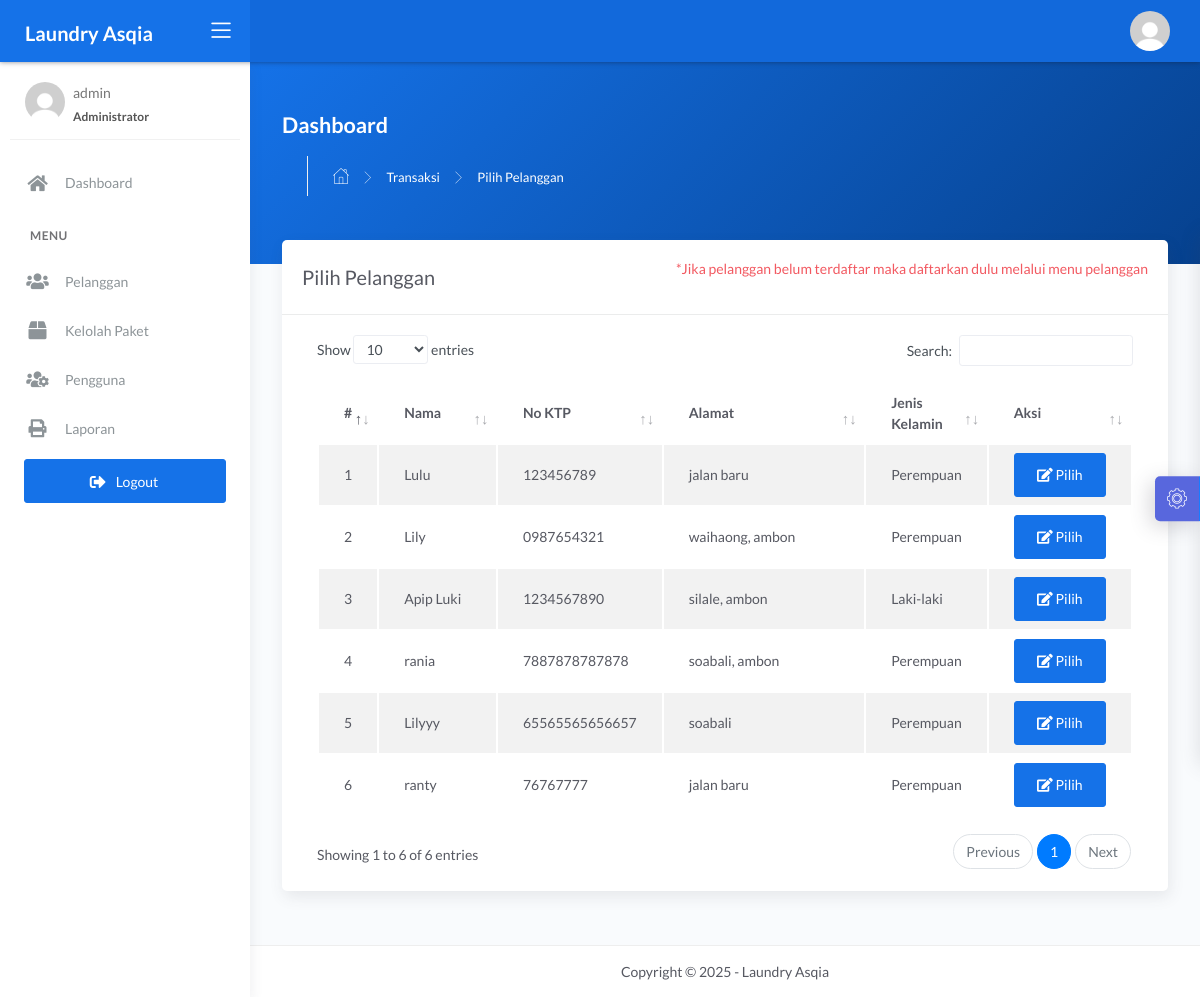
Page /admin/cari.php (signed in) on the committed database.
### tables this page shows
CREATE TABLE `pelanggan` (
  `id_pelanggan` int(11) NOT NULL,
  `nama_pelanggan` varchar(228) NOT NULL,
  `alamat_pelanggan` text NOT NULL,
  `jenis_kelamin` enum('L','P') NOT NULL,
  `telp_pelanggan` varchar(15) NOT NULL,
  `no_ktp` varchar(30) NOT NULL
);

### admin/cari.php (the view, shortened to what this page needs)
<?php
$title = 'Pilih Pelanggan';
require 'koneksi.php';
$query = 'SELECT * FROM pelanggan';
$data = mysqli_query($conn, $query);
require 'header.php';
?>
<div class="panel-header bg-primary-gradient">
    <div class="page-inner py-5">
        <div class="d-flex align-items-left align-items-md-center flex-column flex-md-row">
            <div>
                <h2 class="text-white pb-2 fw-bold">Dashboard</h2>
            </div>
        </div>
        <div class="page-header">
            <ul class="breadcrumbs">
                <li class="nav-home">
                    <a href="index.php" style="color: white;">
                        <i class="flaticon-home"></i>
                    </a>
                </li>
                <li class="separator" style="color: white;">
                    <i class="flaticon-right-arrow"></i>
                </li>
                <li class="nav-item">
                    <a href="transaksi.php" class="text-white">Transaksi</a>
                </li>
                <li class="separator" style="color: white;">
                    <i class="flaticon-right-arrow"></i>
                </li>
                <li class="nav-item">
                    <a href="#" class="text-white"><?= $title; ?></a>
                </li>
            </ul>
        </div>
    </div>
</div>
<div class="page-inner mt--5">
    <diva class="row">
        <div class="col-md-12">
            <div class="card">
                <div class="card-header">
                    <div class="d-flex align-items-center">
                        <h4 class="card-title"><?= $title; ?></h4>
                        <p class="ml-auto text-danger">
                            *Jika pelanggan belum terdaftar maka daftarkan dulu melalui menu pelanggan
                        </p>
                    </div>
                </div>
                <div class="card-body">
                    <div class="table-responsive">
                        <table id="basic-datatables" class="display table table-striped table-hover">
                            <thead>
                                <tr>
                                    <th style="width: 7%">#</th>
                                    <th>Nama</th>
                                    <th style="width: 20%;">No KTP</th>
                                    <th style="width: 25%;">Alamat</th>
                                    <th style="width: 15%;">Jenis Kelamin</th>
                                    <th style="width: 10%">Aksi</th>
                                </tr>
                            </thead>
                            <tbody>
                                <?php
                                $no = 1;
                                if (mysqli_num_rows($data) > 0) {
                                    while ($plg = mysqli_fetch_assoc($data)) {
                                ?>
                                        <tr>
                                            <td><?= $no++; ?></td>
                                            <td><?= $plg['nama_pelanggan']; ?></td>
                                            <td><?= $plg['no_ktp']; ?></td>
                                            <td><?= $plg['alamat_pelanggan']; ?></td>
                                            <td><?php if ($plg['jenis_kelamin'] == 'L') {
                                                    echo "Laki-laki";
                                                } else {
                                                    echo "Perempuan";
                                                } ?>
                                            </td>
                                            <td>
                                                <div class="form-button-action">
                                                    <a href="tambah_transaksi.php?id=<?= $plg['id_pelanggan']; ?>" type="button" class="btn btn-primary" data-original-title="pilih">
                                                        <i class="fa fa-edit"></i> Pilih
                                                    </a>
                                                </div>
                                            </td>
                                        </tr>
                                <?php }
                                }
                                ?>
                            </tbody>
                        </table>
                    </div>
                </div>
            </div>
        </div>
</div>
</div>
<?php
require 'footer.php';
?>

### admin/header.php (shortened to what this page needs)
<!DOCTYPE html>
<html lang="en">
<head>
    <link rel="stylesheet" href="../assets/css/bootstrap.min.css">
    <link rel="stylesheet" href="../assets/css/atlantis.min.css">
    <link rel="stylesheet" href="../assets/css/demo.css">
</head>
<body>
    <div class="wrapper">
        <div class="main-header">
            <div class="logo-header" data-background-color="blue">
                <a href="index.html" class="logo navbar-brand text-white fw-bold">
                    Laundry Asqia
                </a>
                <div class="nav-toggle">
                    <button class="btn btn-toggle toggle-sidebar">
                        <i class="icon-menu"></i>
                    </button>
                </div>
            </div>
            <nav class="navbar navbar-header navbar-expand-lg" data-background-color="blue2">
                <div class="container-fluid">
                    <ul class="navbar-nav topbar-nav ml-md-auto align-items-center">
                        <li class="nav-item dropdown hidden-caret">
                            <a class="dropdown-toggle profile-pic" data-toggle="dropdown" href="#"
                                aria-expanded="false">
                                <div class="avatar-sm">
                                    <img src="../assets/img/profil.jpeg" alt="..." class="avatar-img rounded-circle">
                                </div>
                            </a>
                        </li>
                    </ul>
                </div>
            </nav>
        </div>
        <div class="sidebar sidebar-style-2">
            <div class="sidebar-wrapper scrollbar scrollbar-inner">
                <div class="sidebar-content">
                    <div class="user">
                        <div class="avatar-sm float-left mr-2">
                            <img src="../assets/img/profil.jpeg" alt="..." class="avatar-img rounded-circle">
                        </div>
                        <div class="info">
                            <a data-toggle="collapse" href="#collapseExample" aria-expanded="true">
                                <span>
                                    <?= $_SESSION['username']; ?>
                                    <span class="user-level"><?php if ($_SESSION['role'] == 'admin') {
                                                                    echo "Administrator";
                                                                } else if ($_SESSION['role'] == 'kasir') {
                                                                    echo "Kasir";
                                                                } else {
                                                                    echo "Owner";
                                                                } ?></span>
                                </span>
                            </a>
                        </div>
                    </div>
                    <ul class="nav nav-primary">
                        <li class="nav-item <?php if ($title == 'Selamat Datang di Aplikasi Pengelolaan Laundry') {
                                                echo 'active';
                                            } ?>">
                            <a href="index.php" class="collapsed" aria-expanded="false">
                                <i class="fas fa-home"></i>
                                <p>Dashboard</p>
                            </a>
                        </li>
                        <li class="nav-section">
                            <h4 class="text-section">MENU</h4>
                        </li>
                        <li class="nav-item <?php if ($title == 'Kelolah Data Pelanggan') {
                                                echo 'active';
                                            } ?>">
                            <a href="pelanggan.php">
                                <i class="fas fa-users"></i>
                                <p>Pelanggan</p>
                            </a>
                        </li>
                        <li class="nav-item <?php if ($title == 'Kelolah Data Paket') {
                                                echo 'active';
                                            } ?>"">
                            <a href=" paket.php">
                            <i class="fas fa-box"></i>
                            <p>Kelolah Paket</p>
                            </a>
                        </li>
                        <li class="nav-item <?php if ($title == 'Kelolah Data Pengguna') {
                                                echo 'active';
                                            } ?>">
                            <a href="pengguna.php">
                                <i class="fas fa-users-cog"></i>
                                <p>Pengguna</p>
                            </a>
                        </li>
                        <li class="nav-item <?php if ($title == 'Data Laporan') {
                                                echo 'active';
                                            } ?>"">
                            <a href=" laporan.php">
                            <i class="fas fa-print"></i>
                            <p>Laporan</p>
                            </a>
                        </li>
                        <li class="mx-4 mt-2">
                            <a href="logout.php" onclick="return confirm('Keluar dari halaman ini?');"
                                class="btn btn-primary btn-block"><span class="btn-label mr-2">  </span>Logout</a>
                        </li>
                    </ul>
                </div>
            </div>
        </div>
        <div class="main-panel">
            <div class="content">

### admin/footer.php (shortened to what this page needs)
<footer class="footer">
    <div class="container-fluid">
        <div class="copyright ml-auto mr-auto">
            Copyright &copy; 2025 - Laundry Asqia
        </div>
    </div>
</footer>
</div>
<div class="custom-template">
    <div class="custom-toggle">
        <i class="flaticon-settings"></i>
    </div>
</div>
</div>
</body>
</html>

### assets/css/demo.css (style rules this page uses)
.custom-template { position: fixed; top: 50%; transform: translateY(-50%); right: -325px; width: 325px; height: max-content; display: block; z-index: 1; background: #ffffff; transition: all .3s; z-index: 1003; box-shadow: -1px 1px 20px rgba(69, 65, 78, 0.15); border-top-left-radius: 5px; border-bottom-left-radius: 5px; transition: all .5s; }
.custom-template .custom-toggle { position: absolute; width: 45px; height: 45px; background: rgb(88, 103, 221); top: 50%; left: -45px; transform: translateY(-50%); display: flex; align-items: center; justify-content: center; text-align: center; border-top-left-radius: 5px; border-bottom-left-radius: 5px; border-right: 1px solid #177dff; cursor: pointer; color: #ffffff; box-shadow: -5px 5px 20px rgba(69, 65, 78, 0.21); }
.custom-template .custom-toggle i { font-size: 20px; animation: 1.3s spin linear infinite; }

### rows in the picture
pelanggan: nama_pelanggan "Lulu", no_ktp "123456789", alamat_pelanggan "jalan baru", jenis_kelamin "Perempuan"
pelanggan: nama_pelanggan "Lily", no_ktp "0987654321", alamat_pelanggan "waihaong, ambon", jenis_kelamin "Perempuan"
pelanggan: nama_pelanggan "Apip Luki", no_ktp "1234567890", alamat_pelanggan "silale, ambon", jenis_kelamin "Laki-laki"
pelanggan: nama_pelanggan "rania", no_ktp "7887878787878", alamat_pelanggan "soabali, ambon", jenis_kelamin "Perempuan"
pelanggan: nama_pelanggan "Lilyyy", no_ktp "65565565656657", alamat_pelanggan "soabali", jenis_kelamin "Perempuan"
pelanggan: nama_pelanggan "ranty", no_ktp "76767777", alamat_pelanggan "jalan baru", jenis_kelamin "Perempuan"

### other values in the picture
$_SESSION['username'] "admin"
$title "Pilih Pelanggan"
